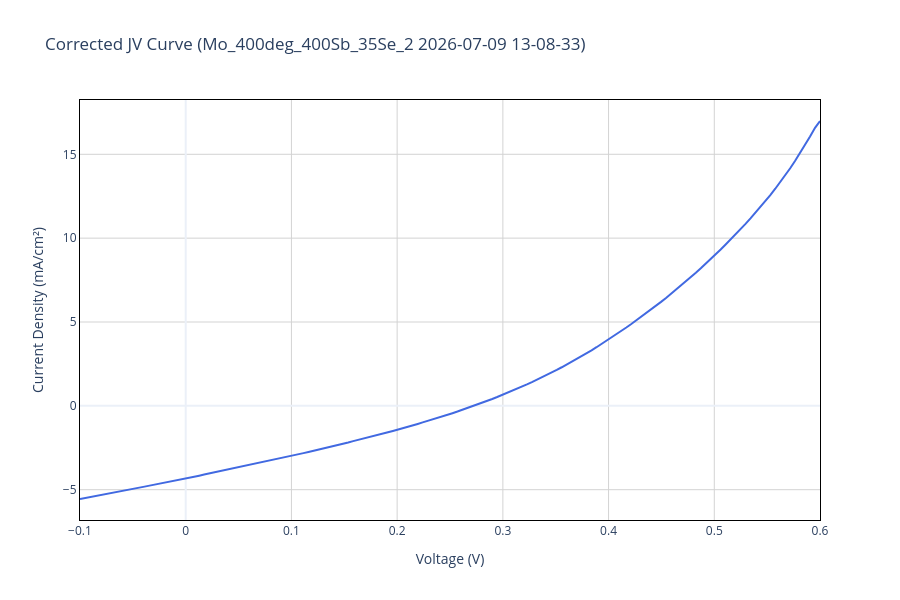

Notebook code for this chart:
### Code cell
# Plot the corrected JV curve for the selected measurement (separate cell)
import os
import plotly.graph_objects as go

if 'exp_data' not in globals():
    print("exp_data not found. Run the JV-processing cell first to generate the corrected data.")
else:
    # Robust column detection (support multiple possible names)
    v_col_candidates = ['Vmeas', 'v(V)', 'V']
    j_col_candidates = ['jtot(mA/cm2)', 'jtot', 'J']
    v_col = next((c for c in v_col_candidates if c in exp_data.columns), None)
    j_col = next((c for c in j_col_candidates if c in exp_data.columns), None)
    if v_col is None or j_col is None:
        print(f"Could not find required columns in exp_data. Available columns: {list(exp_data.columns)}")
    else:
        x = exp_data[v_col].astype(float)
        y = exp_data[j_col].astype(float)
        fig = go.Figure()
        fig.add_trace(go.Scatter(
            x=x,
            y=y,
            mode='lines',
            name=str(col_name),
            line=dict(color='royalblue', width=2)
        ))
        fig.update_layout(
            title=f"Corrected JV Curve ({col_name})",
            xaxis_title='Voltage (V)',
            yaxis_title='Current Density (mA/cm²)',
            template='plotly_white',
            width=900,
            height=600,
            legend=dict(orientation='h', yanchor='bottom', y=1.02, xanchor='right', x=1)
        )
        fig.update_xaxes(showline=True, linewidth=1, linecolor='black', mirror=True, showgrid=True, gridcolor='lightgray')
        fig.update_yaxes(showline=True, linewidth=1, linecolor='black', mirror=True, showgrid=True, gridcolor='lightgray')
        # Show plot
        try:
            fig.show()
        except Exception as e:
            print('Could not render interactive figure in this environment:', e)

        """
        # Attempt to save as PNG; fallback to HTML if image export unavailable
        out_dir = plots_dir if 'plots_dir' in globals() else 'Plots'
        os.makedirs(out_dir, exist_ok=True)
        png_path = os.path.join(out_dir, f"{str(col_name).replace(' ', '_')}_Corrected_JV.png")
        html_path = os.path.join(out_dir, f"{str(col_name).replace(' ', '_')}_Corrected_JV.html")
        try:
            fig.write_image(png_path, width=900, height=600)
            print(f"Saved corrected JV plot to {png_path}")
        except Exception as e:
            print('PNG export failed, saving HTML instead:', e)
            try:
                fig.write_html(html_path)
                print(f"Saved interactive plot to {html_path}")
            except Exception as e2:
                print('Failed to save plot:', e2)"""

### Figure 1 — Plotly figure (JSON) as saved in the notebook; plotly's stock layout.template omitted (floating-point values rounded to 4 significant figures; data arrays with more than 128 entries replaced by an {"elided": "..."} marker saying what was removed)
{"data": [{"line": {"color": "royalblue", "width": 2}, "mode": "lines", "name": "Mo_400deg_400Sb_35Se_2 2026-07-09 13-08-33", "type": "scatter", "x": {"elided": "150 float values"}, "y": {"elided": "150 float values"}}], "layout": {"height": 600, "legend": {"orientation": "h", "x": 1, "xanchor": "right", "y": 1.02, "yanchor": "bottom"}, "title": {"text": "Corrected JV Curve (Mo_400deg_400Sb_35Se_2 2026-07-09 13-08-33)"}, "width": 900, "xaxis": {"gridcolor": "lightgray", "linecolor": "black", "linewidth": 1, "mirror": true, "showgrid": true, "showline": true, "title": {"text": "Voltage (V)"}}, "yaxis": {"gridcolor": "lightgray", "linecolor": "black", "linewidth": 1, "mirror": true, "showgrid": true, "showline": true, "title": {"text": "Current Density (mA/cm²)"}}}}
